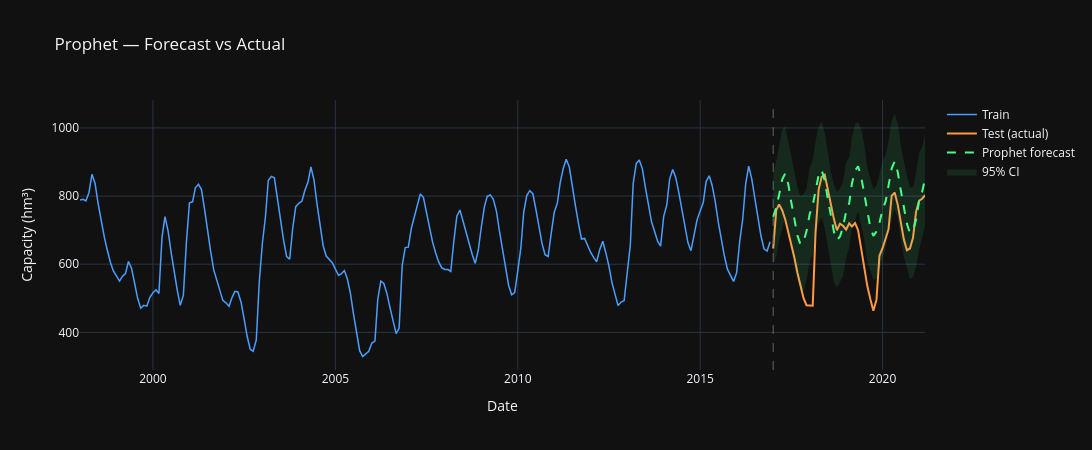

Notebook code cell kept with this figure:
### Markdown cell above
## **3. Prophet**

Facebook Prophet decomposes the series into trend + seasonality + holidays.
Configured with yearly seasonality only — no weekly or daily components for 
monthly data.

**Result: MAPE 17.2%, R²=-0.43**

Prophet captures the seasonal shape but overestimates amplitude in the test 
period. The model assumes the future will look like the past — it struggles 
with the lower-amplitude 2017–2021 period after a wetter 2013–2016.

### Code cell
# Prepare Prophet format — requires ds and y columns
df_prophet = df_pivot["total_hm3"].reset_index()
df_prophet.columns = ["ds", "y"]
df_prophet = df_prophet.dropna()

prophet_train = df_prophet[df_prophet["ds"] <= TRAIN_END]
prophet_test  = df_prophet[df_prophet["ds"] >= TEST_START]

# Fit
model_prophet = Prophet(
    yearly_seasonality=True,
    weekly_seasonality=False,
    daily_seasonality=False,
    seasonality_mode="additive",
)
model_prophet.fit(prophet_train)

# Predict on test period
future   = model_prophet.make_future_dataframe(periods=len(prophet_test), freq="MS")
forecast = model_prophet.predict(future)

# Evaluate on test only
pred_prophet = forecast[forecast["ds"] >= TEST_START]["yhat"].values
true_prophet = prophet_test["y"].values

metrics_prophet = compute_metrics(true_prophet, pred_prophet, "Prophet")
results["Prophet"] = {
    **metrics_prophet,
    "_forecast": forecast,
    "_train":    prophet_train,
    "_test":     prophet_test,
}

# Plot
fig = go.Figure()
fig.add_trace(go.Scatter(
    x=prophet_train["ds"], y=prophet_train["y"],
    mode="lines", name="Train",
    line=dict(color="#4a9eff", width=1.5),
))
fig.add_trace(go.Scatter(
    x=prophet_test["ds"], y=prophet_test["y"],
    mode="lines", name="Test (actual)",
    line=dict(color="#ff9944", width=2),
))
fig.add_trace(go.Scatter(
    x=forecast[forecast["ds"] >= TEST_START]["ds"],
    y=pred_prophet,
    mode="lines", name="Prophet forecast",
    line=dict(color="#44ff88", width=2, dash="dash"),
))
fig.add_trace(go.Scatter(
    x=list(forecast[forecast["ds"] >= TEST_START]["ds"]) +
      list(forecast[forecast["ds"] >= TEST_START]["ds"][::-1]),
    y=list(forecast[forecast["ds"] >= TEST_START]["yhat_upper"]) +
      list(forecast[forecast["ds"] >= TEST_START]["yhat_lower"][::-1]),
    fill="toself",
    fillcolor="rgba(68,255,136,0.1)",
    line=dict(color="rgba(0,0,0,0)"),
    name="95% CI",
))
fig.add_vline(
    x=pd.Timestamp(TEST_START).timestamp() * 1000,
    line=dict(color="#666", dash="dash", width=1),
)
fig.update_layout(
    title="Prophet — Forecast vs Actual",
    xaxis_title="Date", yaxis_title="Capacity (hm³)",
    template="plotly_dark", height=450, hovermode="x unified",
    width=1200,
)
fig.show()
